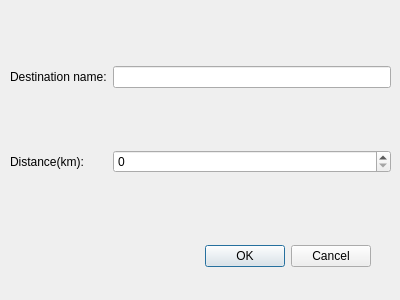
<?xml version="1.0" encoding="UTF-8"?>
<ui version="4.0">
 <class>DlgCreateDestination</class>
 <widget class="QDialog" name="DlgCreateDestination">
  <property name="geometry">
   <rect>
    <x>0</x>
    <y>0</y>
    <width>400</width>
    <height>300</height>
   </rect>
  </property>
  <property name="windowTitle">
   <string>Dialog</string>
  </property>
  <widget class="QDialogButtonBox" name="buttonBox">
   <property name="geometry">
    <rect>
     <x>30</x>
     <y>240</y>
     <width>341</width>
     <height>32</height>
    </rect>
   </property>
   <property name="orientation">
    <enum>Qt::Horizontal</enum>
   </property>
   <property name="standardButtons">
    <set>QDialogButtonBox::Cancel|QDialogButtonBox::Ok</set>
   </property>
  </widget>
  <widget class="QWidget" name="gridLayoutWidget">
   <property name="geometry">
    <rect>
     <x>10</x>
     <y>10</y>
     <width>381</width>
     <height>221</height>
    </rect>
   </property>
   <layout class="QGridLayout" name="gridLayout">
    <item row="0" column="0">
     <widget class="QLabel" name="label">
      <property name="text">
       <string>Destination name:</string>
      </property>
     </widget>
    </item>
    <item row="1" column="0">
     <widget class="QLabel" name="label_2">
      <property name="text">
       <string>Distance(km):</string>
      </property>
     </widget>
    </item>
    <item row="0" column="1">
     <widget class="QLineEdit" name="DestinationNameEdit"/>
    </item>
    <item row="1" column="1">
     <widget class="QSpinBox" name="DistanceSpinBox"/>
    </item>
   </layout>
  </widget>
 </widget>
 <resources/>
 <connections>
  <connection>
   <sender>buttonBox</sender>
   <signal>accepted()</signal>
   <receiver>DlgCreateDestination</receiver>
   <slot>accept()</slot>
   <hints>
    <hint type="sourcelabel">
     <x>248</x>
     <y>254</y>
    </hint>
    <hint type="destinationlabel">
     <x>157</x>
     <y>274</y>
    </hint>
   </hints>
  </connection>
  <connection>
   <sender>buttonBox</sender>
   <signal>rejected()</signal>
   <receiver>DlgCreateDestination</receiver>
   <slot>reject()</slot>
   <hints>
    <hint type="sourcelabel">
     <x>316</x>
     <y>260</y>
    </hint>
    <hint type="destinationlabel">
     <x>286</x>
     <y>274</y>
    </hint>
   </hints>
  </connection>
 </connections>
</ui>
